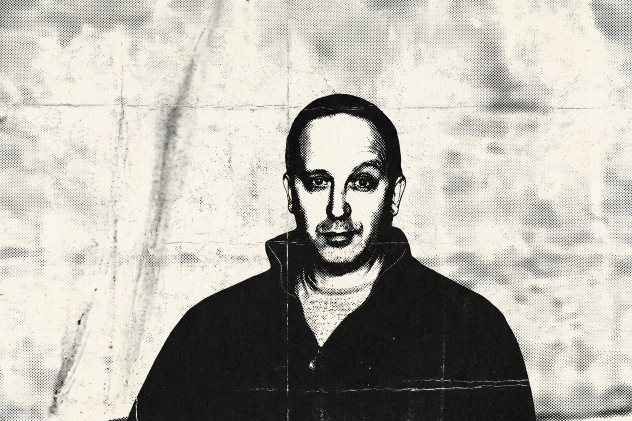
#> input picture assets/image_to_image_01.png, 1264 x 842 px (shown at 1/2 size)
$ python halftone.py ../assets/image_to_image_01.png out.png
#> lines starting #> are read from the running program, lines starting #| are printed output that depends on the picture
"""Screenprint/halftone treatment matching assets/judge-portrait.jpg.

Writes a PNG of ink on a transparent background: the dots carry the image in
the alpha channel and nothing else is painted, so whatever the page puts behind
it shows through directly. No mix-blend-mode needed — drop it on the paper
colour (#F2ECDF), on a photo, on anything.

The paper's creases and mottle survive as very faint ink, which is what keeps
it looking printed rather than cut out.

Usage
-----
    .venv/bin/python scripts/halftone.py <src> <dst> [options]

Reads JPEG, PNG, HEIC (straight off an iPhone). Always writes PNG —
the extension on <dst> is corrected to .png if it isn't already.

    # an entry cover
    .venv/bin/python scripts/halftone.py shot.HEIC out.jpg --w 1600 --h 900

Sizes used on the site: entries 1600x900, product 1200x1200,
offerings 1600x1000, social/OG 1200x630.

Options
-------
    --w, --h        output size; the source is centre-cropped to this aspect
    --cell   5      dot pitch in px. 4 = finer, 7 = coarser and more poster-like
    --fx/--fy 0.5   move the crop. --fy 0.35 keeps the top third of a tall photo
    --seed   0      changes the paper creases; use a different one per image so
                    no two covers share a texture
    --contrast 1.10 raise for more punch; too high fills shadows into black slabs
    --gamma  1.20   raise to brighten midtones
    --floor  0.10   darkest ink level. Lower = denser blacks, but past ~0.05 the
                    dots merge and the screen disappears
    --gain   1.30   dot size multiplier
    --clear  0.07   alpha below this goes fully transparent, so the paper grain
                    does not print as a wash across the whole frame. Raise it
                    for a cleaner knock-out, set 0 to keep every speck

Fill the frame when shooting: the screen eats fine detail, so one object edge
to edge beats a wide shot every time.
"""
import sys, os, math, argparse
import numpy as np
from PIL import Image, ImageOps, ImageDraw, ImageFilter, ImageEnhance
try:
    import pillow_heif; pillow_heif.register_heif_opener()
#> (this line was passed over: pillow_heif is not available in this run)
#> in render, im is the input picture: PIL image 1264x842 RGB; mean R, G, B 182.5, 179.3, 171.6
except Exception:
    pass

PAPER = (247, 244, 236)
INK   = (24, 20, 16)


def prep(im, size, focus=None, contrast=1.0, gamma=1.0,
         floor=0.06, ceil=0.99):
    """Grayscale, crop to aspect, tone-curve."""
#> called with size = (1600, 900), focus = (0.5, 0.5), contrast = 1.1, gamma = 1.2, floor = 0.1, ceil = 0.99
    im = ImageOps.exif_transpose(im).convert("L")
#> im: PIL image 1264x842 L
    tw, th = size
    im = ImageOps.fit(im, (tw, th), Image.LANCZOS,
                      centering=focus or (0.5, 0.5))
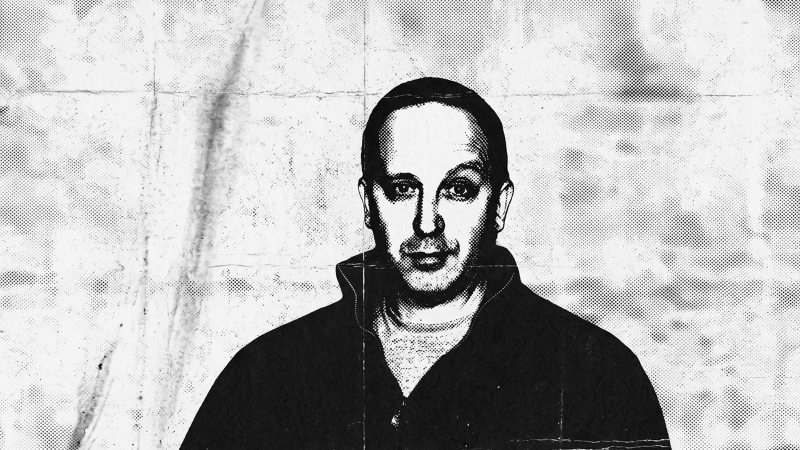
#> im: PIL image 1600x900 L (shown at 1/2 size); min 0, max 255, mean 184.7
    a = np.asarray(im).astype(np.float32) / 255.0
    # autolevel on 1st/99th percentile so scans and snapshots normalise alike
    lo, hi = np.percentile(a, 1), np.percentile(a, 99)
#> lo = 0.0549; hi = 1
    if hi - lo > 1e-3:
        a = np.clip((a - lo) / (hi - lo), 0, 1)
    a = a ** gamma
    a = np.clip((a - 0.5) * contrast + 0.5, 0, 1)
    # keep the plate off pure black/white: the darkest areas must still read as
    # dots, or large shadows fill in and print as flat slabs
    a = floor + a * (ceil - floor)
    return Image.fromarray((a * 255).astype(np.uint8), "L")


def halftone(gray, cell=5, angle=45, ss=4, gain=1.30):
    """Rotated-screen dot halftone. Dot area tracks local darkness."""
#> called with cell = 5, angle = 45, ss = 4, gain = 1.3
    W, H = gray.size
#> W = 1600; H = 900
    g = gray.rotate(angle, resample=Image.BICUBIC, expand=True, fillcolor=255)
    gw, gh = g.size
#> gw = 1768; gh = 1768
    cols, rows = max(1, gw // cell), max(1, gh // cell)
#> cols = 353; rows = 353
    means = np.asarray(g.resize((cols, rows), Image.BOX)).astype(np.float32)
    k = np.clip((255.0 - means) / 255.0, 0, 1)      # darkness
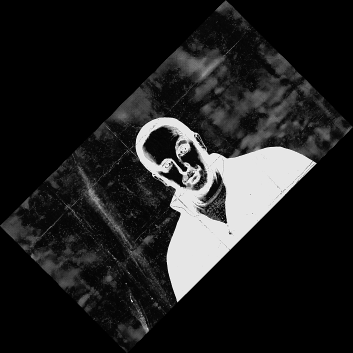
#> k: shape (353, 353) float32; min 0, max 0.984, mean 0.131
    rad = (cell * ss / 2.0) * np.sqrt(k) * gain      # area ∝ darkness
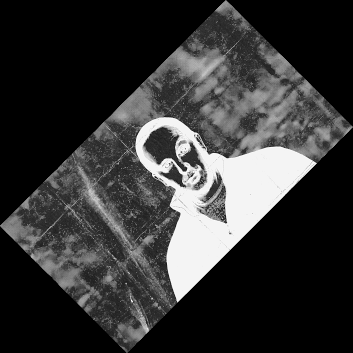
#> rad: shape (353, 353) float32; min 0, max 12.9, mean 2.73; drawn with min black and max white

    out = Image.new("L", (cols * cell * ss, rows * cell * ss), 255)
#> out: PIL image 7060x7060 L; every value is 255
    d = ImageDraw.Draw(out)
    half = cell * ss / 2.0
    ys, xs = np.nonzero(rad > 0.35)
    for y, x in zip(ys.tolist(), xs.tolist()):
        r = float(rad[y, x])
        cx = x * cell * ss + half
        cy = y * cell * ss + half
        d.ellipse((cx - r, cy - r, cx + r, cy + r), fill=0)
#> this loop made 57756 passes
#> (y, x, r, cx, cy) on passes 1 to 3: (0, 225, 5.34, 4510, 10), (0, 226, 3.55, 4530, 10), (1, 224, 5.46, 4490, 30)

    out = out.resize((cols * cell, rows * cell), Image.LANCZOS)
#> out: PIL image 1765x1765 L
    out = out.rotate(-angle, resample=Image.BICUBIC, expand=True, fillcolor=255)
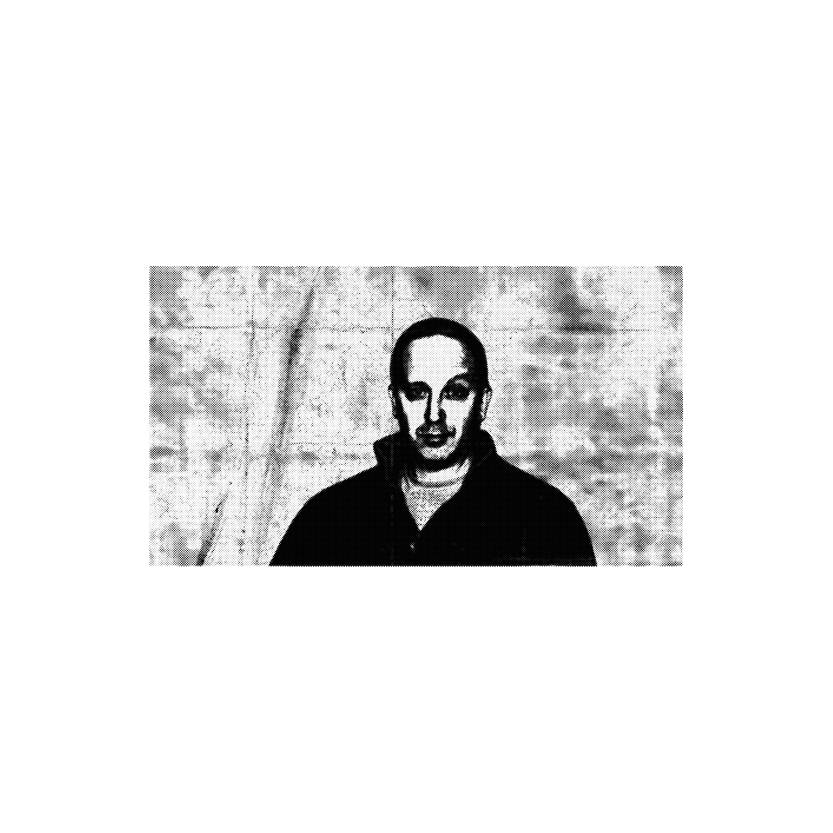
#> out: PIL image 2497x2497 L (shown at 1/3 size); min 0, max 255, mean 233.5
    ow, oh = out.size
#> ow = 2497; oh = 2497
    return out.crop(((ow - W) // 2, (oh - H) // 2,
                     (ow - W) // 2 + W, (oh - H) // 2 + H))


def paper(size, seed=0):
    """Off-white ground: low-freq blotching, fine grain, a few soft creases."""
#> called with size = (1600, 900), seed = 0
    rng = np.random.default_rng(seed)
    W, H = size
    low = rng.normal(0.5, 0.5, (max(2, H // 24), max(2, W // 24))).astype(np.float32)
    low = np.asarray(Image.fromarray(np.clip(low, 0, 1) * 255).convert("L")
                     .resize((W, H), Image.BICUBIC)).astype(np.float32) / 255.0
    low = 1.0 - (1.0 - low) * 0.10                      # gentle mottle
    grain = rng.normal(0.0, 0.020, (H, W)).astype(np.float32)
    a = np.clip(low + grain, 0, 1)

    sheet = Image.fromarray((a * 255).astype(np.uint8), "L")
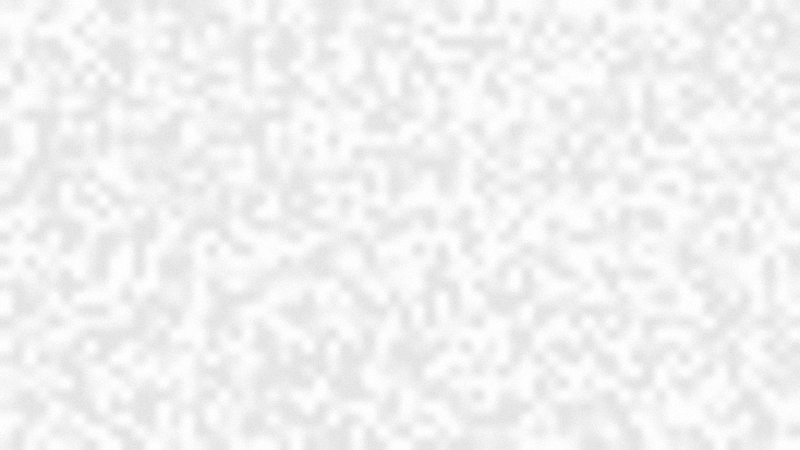
#> sheet: PIL image 1600x900 L (shown at 1/2 size); min 208, max 255, mean 241.2
    d = ImageDraw.Draw(sheet)
    for _ in range(rng.integers(2, 4)):                 # vertical folds
        x = int(rng.uniform(0.15, 0.85) * W)
        d.line((x, 0, x + rng.integers(-12, 12), H), fill=214,
               width=int(rng.integers(2, 5)))
    for _ in range(rng.integers(1, 3)):                 # horizontal folds
        y = int(rng.uniform(0.2, 0.8) * H)
        d.line((0, y, W, y + rng.integers(-10, 10)), fill=218,
               width=int(rng.integers(2, 4)))
#> this loop made 1 pass
#> y on pass 1: 184
    return sheet.filter(ImageFilter.GaussianBlur(1.1))


def render(src, dst, size, cell=5, contrast=1.10, gamma=1.20, focus=None,
           seed=0, gain=1.30, floor=0.10, ceil=0.99, clear=0.07):
    im = Image.open(src)
    gray = prep(im, size, focus=focus, contrast=contrast, gamma=gamma,
                floor=floor, ceil=ceil)
    gray = gray.filter(ImageFilter.UnsharpMask(radius=2, percent=90, threshold=3))
    dots = np.asarray(halftone(gray, cell=cell, gain=gain)).astype(np.float32) / 255.0
    sheet = np.asarray(paper(size, seed=seed)).astype(np.float32) / 255.0
#> sheet: shape (900, 1600) float32
    plate = dots * sheet                                 # 1 = bare, 0 = solid ink

    # the plate becomes alpha rather than a painted background: compositing
    # ink at alpha=(1-plate) over a colour gives exactly what baking that
    # colour in used to give, but now the page chooses the colour
    alpha = np.clip(1.0 - plate, 0, 1)
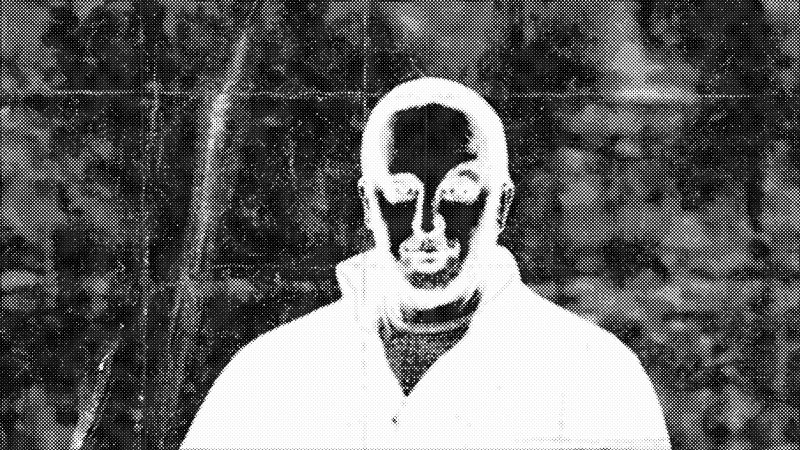
#> alpha: shape (900, 1600) float32 (shown at 1/2 size); min 0, max 1, mean 0.399
    # the paper's mottle and grain would otherwise print as a faint wash over
    # the entire frame; below `clear` the sheet goes properly transparent, and
    # what is left is rescaled so the dots keep their weight
    if clear > 0:
        alpha = np.clip((alpha - clear) / (1.0 - clear), 0, 1)
    rgba = np.zeros((size[1], size[0], 4), np.uint8)
    rgba[:, :, 0], rgba[:, :, 1], rgba[:, :, 2] = INK
    rgba[:, :, 3] = np.clip(alpha * 255, 0, 255).astype(np.uint8)
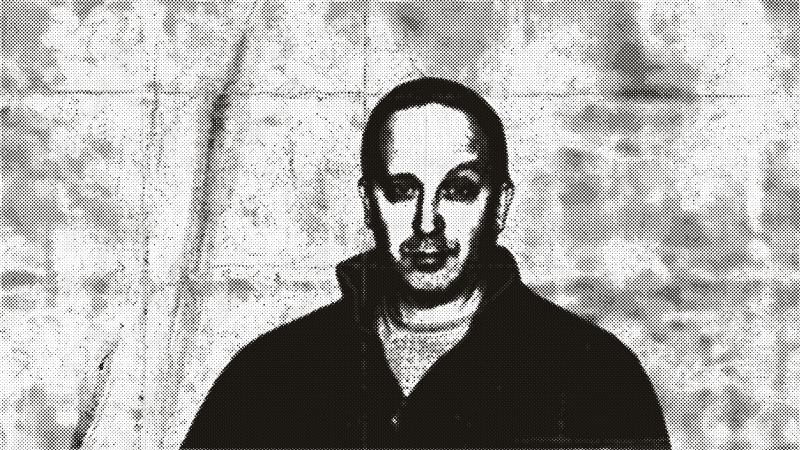
#> rgba: shape (900, 1600, 4) (shown at 1/2 size); mean of channels 0, 1, 2, 3 24, 20, 16, 92.5; transparent parts drawn white

    dst = os.path.splitext(dst)[0] + ".png"
    d = os.path.dirname(dst)
    if d:
        os.makedirs(d, exist_ok=True)
    Image.fromarray(rgba, "RGBA").save(dst, optimize=True)
    return dst


if __name__ == "__main__":
    p = argparse.ArgumentParser()
    p.add_argument("src"); p.add_argument("dst")
    p.add_argument("--w", type=int, default=1600)
    p.add_argument("--h", type=int, default=900)
    p.add_argument("--cell", type=int, default=5)
    p.add_argument("--contrast", type=float, default=1.10)
    p.add_argument("--gamma", type=float, default=1.20)
    p.add_argument("--gain", type=float, default=1.30)
    p.add_argument("--seed", type=int, default=0)
    p.add_argument("--fx", type=float, default=0.5)
    p.add_argument("--fy", type=float, default=0.5)
    p.add_argument("--floor", type=float, default=0.10)
    p.add_argument("--ceil", type=float, default=0.99)
    p.add_argument("--clear", type=float, default=0.07)
    a = p.parse_args()
    print(render(a.src, a.dst, (a.w, a.h), cell=a.cell, contrast=a.contrast,
                 gamma=a.gamma, focus=(a.fx, a.fy), seed=a.seed, gain=a.gain,
                 floor=a.floor, ceil=a.ceil, clear=a.clear))
